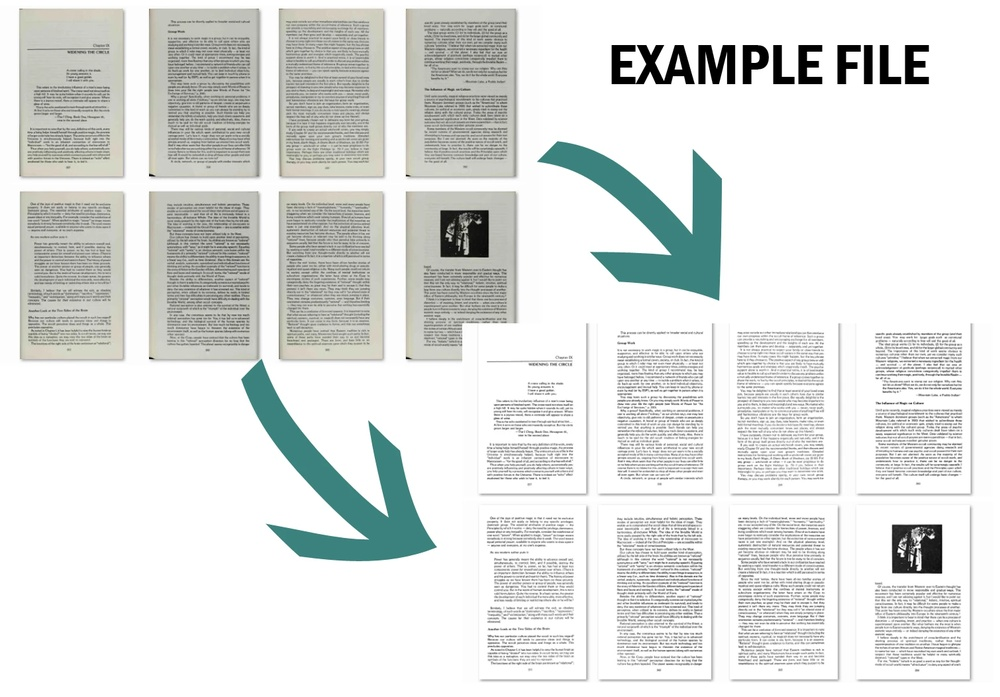
#> input picture agents/intake_agent/tests/image_processing/samples/clean_document.jpg, 1000 x 697 px, shrunk from 1510 x 1052 before the run
$ python -i deskew.py   (imports and definitions only)
#> lines starting #> are read from the running program, lines starting #| are printed output that depends on the picture; after the words box and inside, x2 and y2 are one past the last pixel; in counts of white or black regions, pixels touching at a corner belong together
#> further down, picture is the input picture: shape (697, 1000, 3); mean B, G, R 224.4, 226.2, 223.6
import cv2
import numpy as np


def deskew(image: np.ndarray) -> np.ndarray:
    gray = cv2.cvtColor(image, cv2.COLOR_BGR2GRAY)
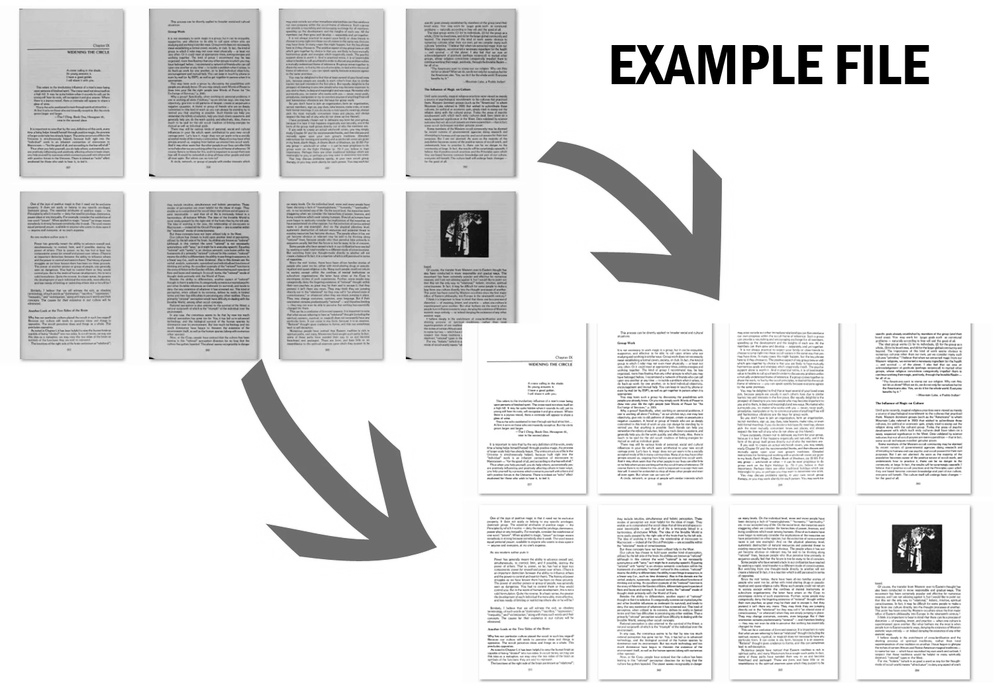
#> gray: shape (697, 1000); min 0, max 255, mean 225.2
    edges = cv2.Canny(gray, 50, 150)
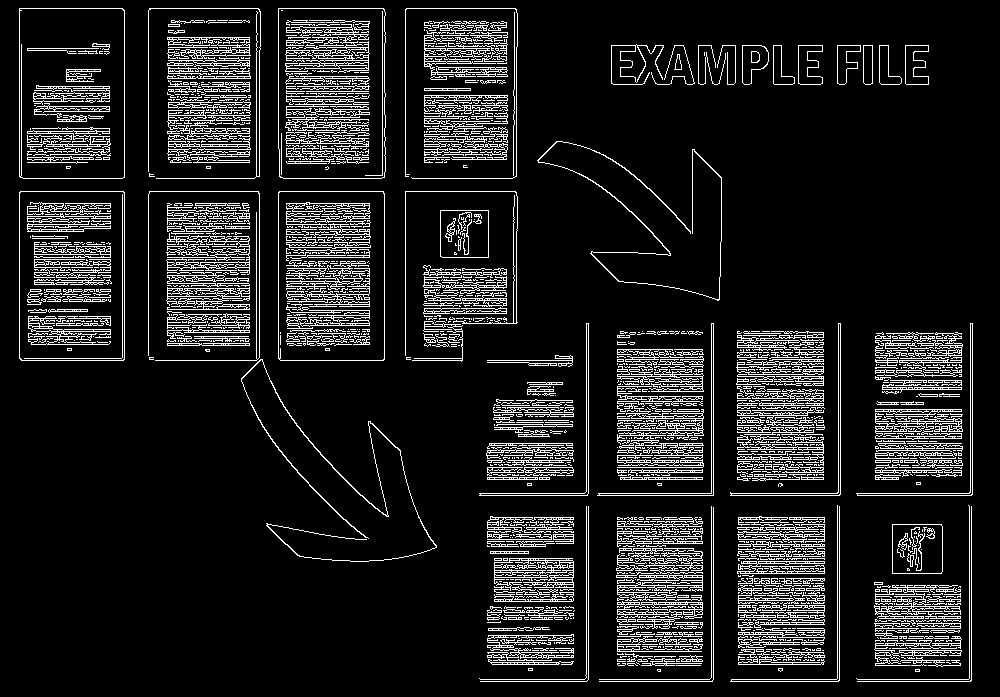
#> edges: shape (697, 1000); 12.2% white in thin lines or dots

    lines = cv2.HoughLines(edges, 1, np.pi / 180, 200)
#> lines = 1390 rows, first 8: [360, 1.57], [495, 1.57], [493, 1.57], [681, 1.57], [679, 1.57], [191, 1.57], [8, 1.57], [178, 1.57]
    if lines is None:
        return image

    angles = []
    for rho, theta in lines[:, 0]:  # noqa: B007
        angle = (theta - np.pi / 2) * (180 / np.pi)
        angles.append(angle)
#> this loop made 1390 passes
#> (rho, theta, angle) on passes 1 to 3: (360, 1.57, 2.5e-06), (495, 1.57, 2.5e-06), (493, 1.57, 2.5e-06)
#> after the loop, angles = 1390 values, max 89 at index 901, min -90 at index 9, mean 25.62

    median_angle = np.median(angles)
#> median_angle = 28

    (h, w) = image.shape[:2]
#> h = 697; w = 1000
    center = (w // 2, h // 2)
#> center = (500, 348)
    matrix = cv2.getRotationMatrix2D(center, median_angle, 1.0)
#> matrix = [[0.883, 0.469, -104.8], [-0.469, 0.883, 275.5]]

    return cv2.warpAffine(
        image, matrix, (w, h), flags=cv2.INTER_CUBIC, borderMode=cv2.BORDER_REPLICATE
    )
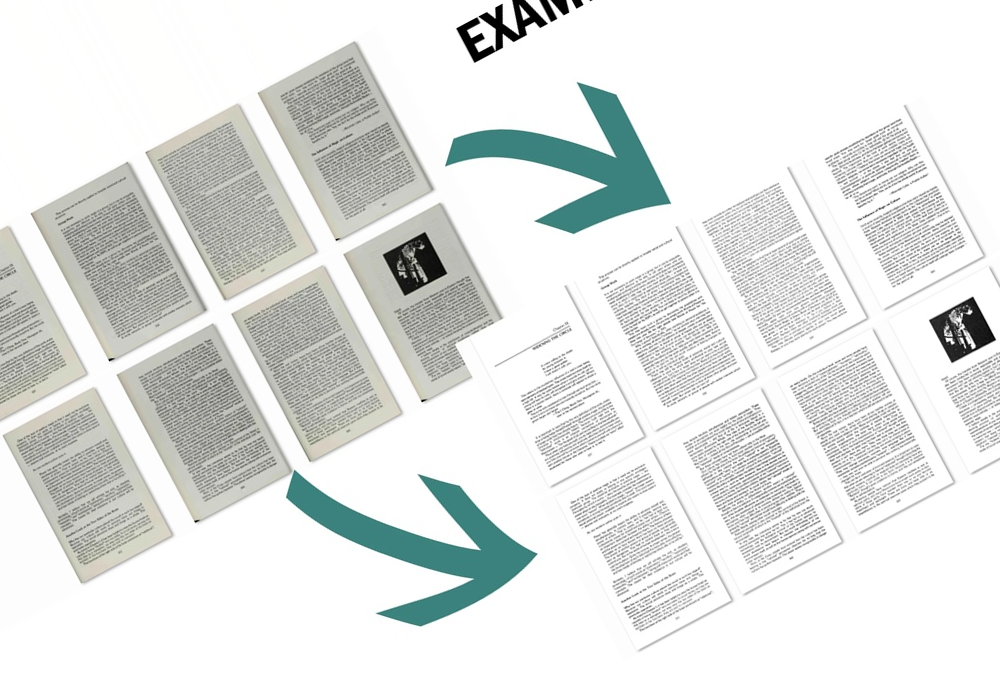
#> returned value: shape (697, 1000, 3); mean of channels 0, 1, 2 227, 228.7, 226.2; drawn as B, G, R

>>> import cv2
>>> picture = cv2.imread('../../../tests/image_processing/samples/clean_document.jpg')
>>> result = deskew(picture)

$ run again, on agents/intake_agent/tests/image_processing/samples/dark_image.jpg
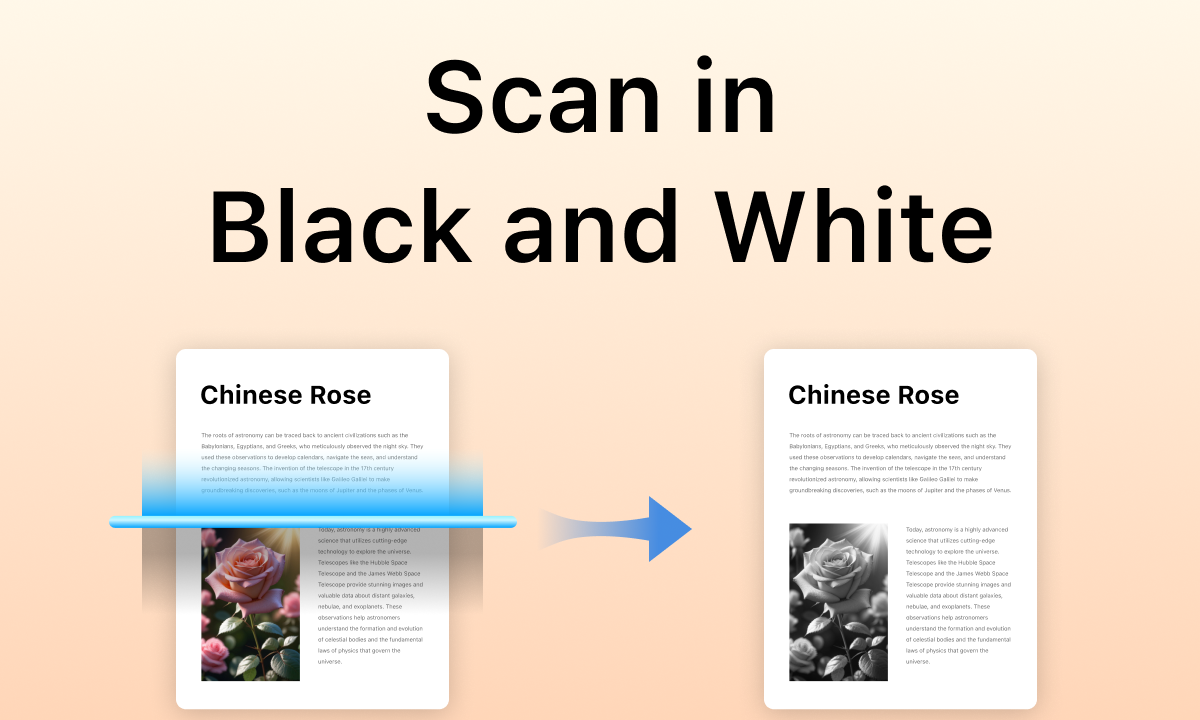
#> input picture agents/intake_agent/tests/image_processing/samples/dark_image.jpg, 1200 x 720 px
#> picture is the input picture: shape (720, 1200, 3); mean B, G, R 205.4, 219.6, 233.8
#> in deskew, `gray = cv2.cvtColor(image, cv2.COLOR_BGR2GRAY)`:
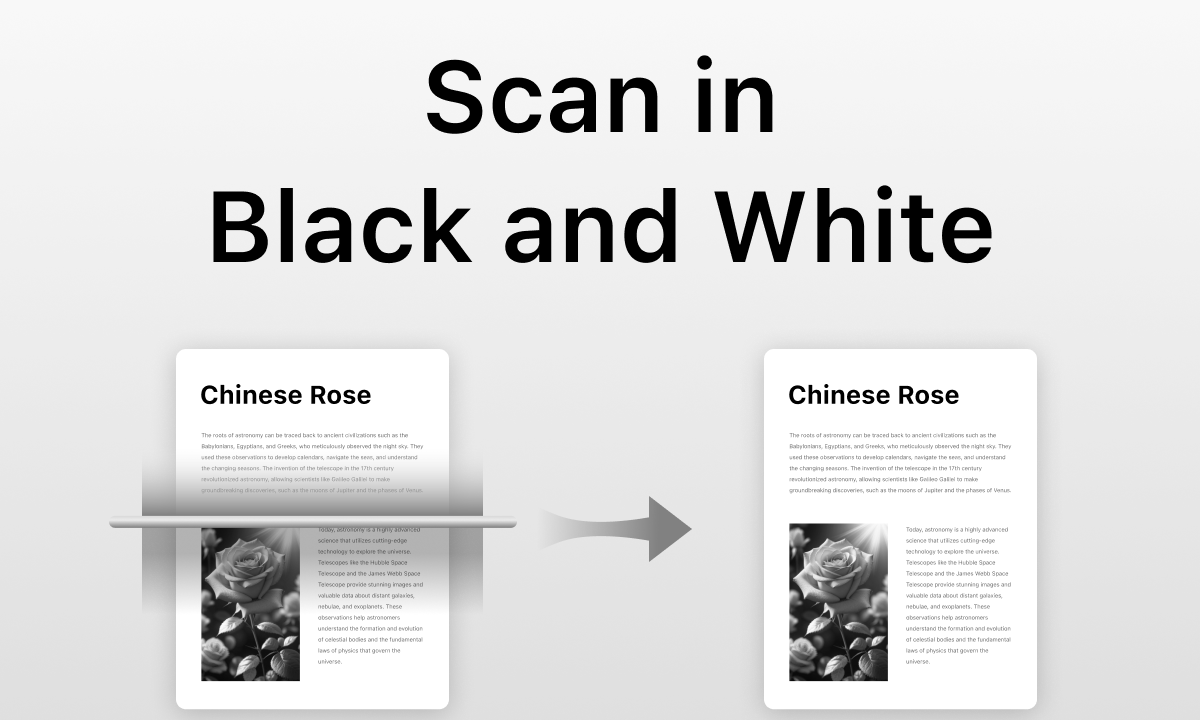
#> gray: shape (720, 1200); min 0, max 255, mean 222.2
#> in deskew, `edges = cv2.Canny(gray, 50, 150)`:
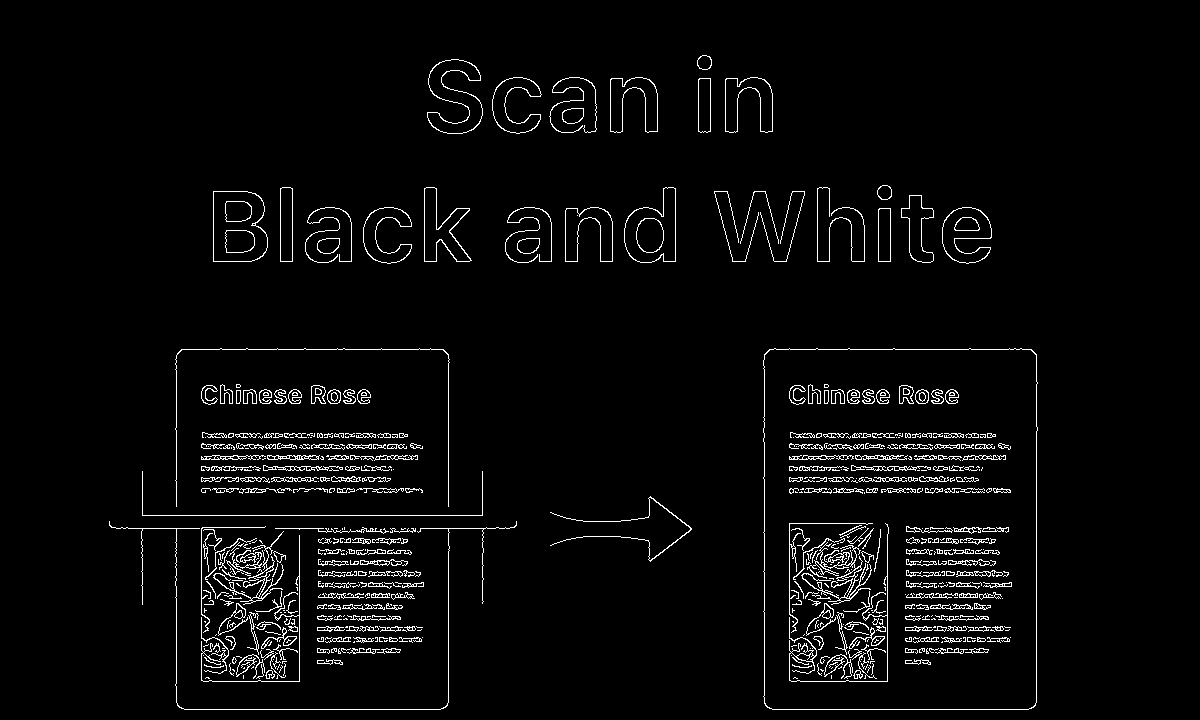
#> edges: shape (720, 1200); 3.4% white in thin lines or dots, all inside (x1, y1, x2, y2) = (109, 55, 1038, 710)
#> lines = 33 rows, first 8: [709, 1.57], [349, 1.57], [515, 1.57], [1036, 0], [528, 1.57], [764, 0], [448, 0], [176, 0]
#> the loop in deskew, `for rho, theta in lines[:, 0]:` made 33 passes
#> (rho, theta, angle) on passes 1 to 8: (709, 1.57, 2.5e-06), (349, 1.57, 2.5e-06), (515, 1.57, 2.5e-06), (1036, 0, -90), (528, 1.57, 2.5e-06), (764, 0, -90), (448, 0, -90), (176, 0, -90)
#> after the loop in deskew, `for rho, theta in lines[:, 0]:`: angles = 33 values, max 1 at index 15, min -90 at index 3, mean -10.88
#> median_angle = 2.5e-06
#> matrix = [[1, 4.37e-08, -1.57e-05], [-4.37e-08, 1, 2.62e-05]]

$ run again, on agents/intake_agent/tests/image_processing/samples/skewed_dl.jpg
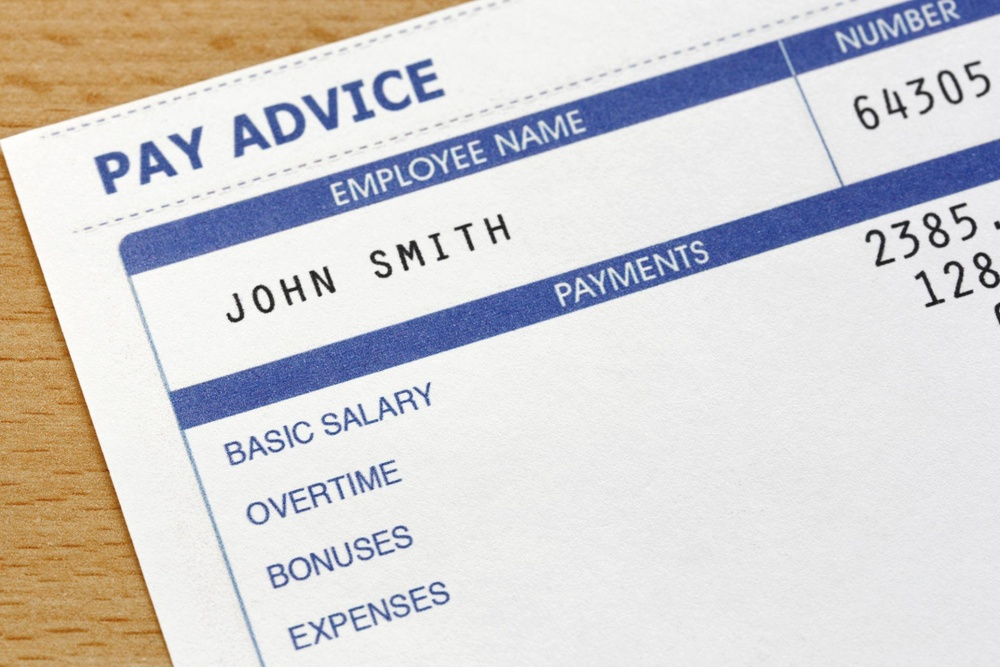
#> input picture agents/intake_agent/tests/image_processing/samples/skewed_dl.jpg, 1000 x 667 px, shrunk from 2048 x 1366 before the run
#> picture is the input picture: shape (667, 1000, 3); mean B, G, R 208.1, 208.3, 211.1
#> in deskew, `edges = cv2.Canny(gray, 50, 150)`:
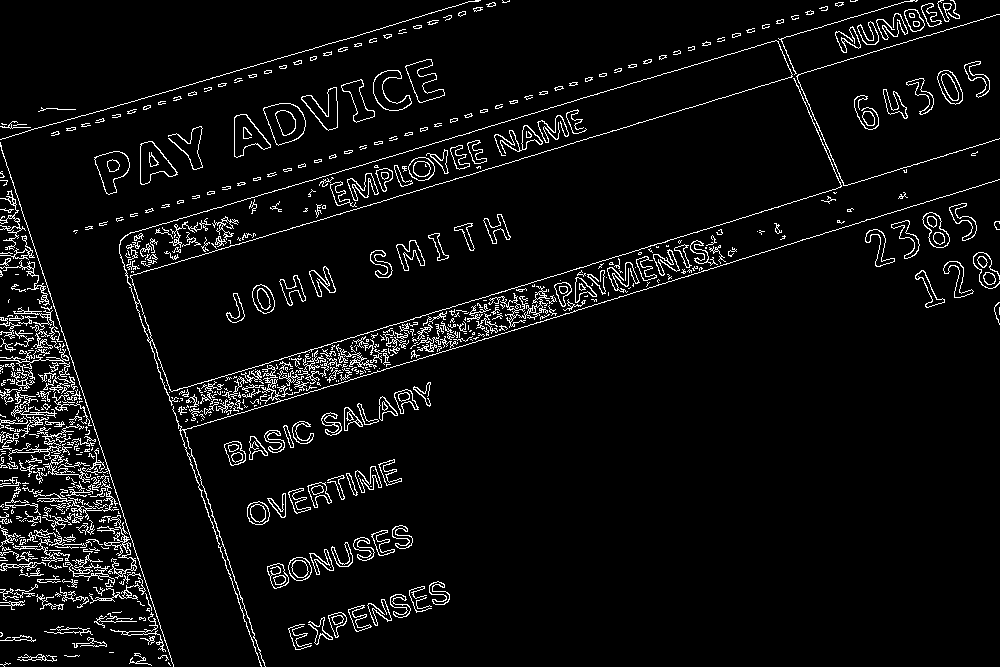
#> edges: shape (667, 1000); 5.3% white in thin lines or dots
#> lines = 44 rows, first 8: [425, 1.27], [304, 1.27], [465, 1.27], [-30, 2.81], [-33, 2.81], [450, 1.29], [264, 1.27], [454, 1.24]
#> the loop in deskew, `for rho, theta in lines[:, 0]:` made 44 passes
#> (rho, theta, angle) on passes 1 to 8: (425, 1.27, -17), (304, 1.27, -17), (465, 1.27, -17), (-30, 2.81, 71), (-33, 2.81, 71), (450, 1.29, -16), (264, 1.27, -17), (454, 1.24, -19)
#> after the loop in deskew, `for rho, theta in lines[:, 0]:`: angles = 44 values, max 71 at index 3, min -20 at index 14, mean -10.75
#> median_angle = -17
#> matrix = [[0.956, -0.292, 119.2], [0.292, 0.956, -131.6]]
#> in deskew, `return cv2.warpAffine( image, matrix, (w, h), flags=cv2.INTER_CUBIC, b..`:
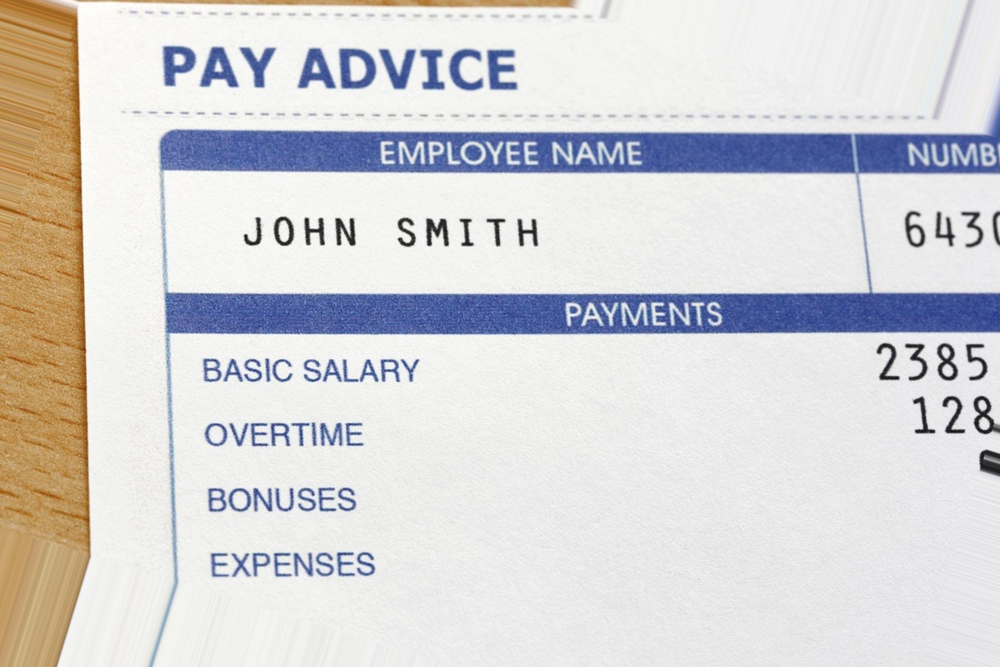
#> returned value: shape (667, 1000, 3); mean of channels 0, 1, 2 213.4, 211.9, 213.3; drawn as B, G, R
